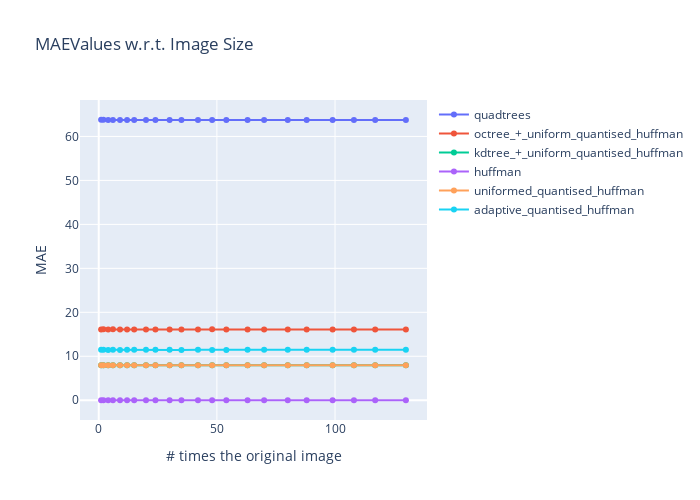

This figure's notebook cell:
### Code cell
plot_image(pixel_counts, maeValues, "MAEValues w.r.t. Image Size", "MAE")

### Figure 1 — Plotly figure (JSON) as saved in the notebook; plotly's stock layout.template omitted (floating-point values rounded to 4 significant figures)
{"data": [{"mode": "lines+markers", "name": "quadtrees", "type": "scatter", "x": [1, 2, 4, 6, 9, 12, 15, 20, 24, 30, 35, 42, 48, 54, 63, 70, 80, 88, 99, 108, 117, 130], "y": [63.78, 63.8, 63.72, 63.76, 63.76, 63.76, 63.76, 63.74, 63.75, 63.76, 63.75, 63.75, 63.75, 63.75, 63.75, 63.74, 63.75, 63.75, 63.74, 63.76, 63.75, 63.75]}, {"mode": "lines+markers", "name": "octree_+_uniform_quantised_huffman", "type": "scatter", "x": [1, 2, 4, 6, 9, 12, 15, 20, 24, 30, 35, 42, 48, 54, 63, 70, 80, 88, 99, 108, 117, 130], "y": [16.12, 16.12, 16.11, 16.12, 16.11, 16.11, 16.12, 16.11, 16.12, 16.11, 16.12, 16.12, 16.12, 16.12, 16.12, 16.11, 16.12, 16.12, 16.12, 16.12, 16.12, 16.12]}, {"mode": "lines+markers", "name": "kdtree_+_uniform_quantised_huffman", "type": "scatter", "x": [1, 2, 4, 6, 9, 12, 15, 20, 24, 30, 35, 42, 48, 54, 63, 70, 80, 88, 99, 108, 117, 130], "y": [7.98, 7.972, 7.97, 7.972, 7.971, 7.974, 7.972, 7.972, 7.971, 7.973, 7.974, 7.972, 7.972, 7.973, 7.974, 7.973, 7.972, 7.972, 7.973, 7.972, 7.972, 7.973]}, {"mode": "lines+markers", "name": "huffman", "type": "scatter", "x": [1, 2, 4, 6, 9, 12, 15, 20, 24, 30, 35, 42, 48, 54, 63, 70, 80, 88, 99, 108, 117, 130], "y": [0, 7.111e-06, 4.133e-05, 1.689e-05, 2.212e-05, 0, 0, 0, 5.704e-06, 0, 7.213e-06, 1.397e-06, 0, 2.403e-06, 1.665e-06, 0, 3.333e-07, 3.798e-06, 3.089e-06, 1.597e-06, 2.34e-06, 1.258e-06]}, {"mode": "lines+markers", "name": "uniformed_quantised_huffman", "type": "scatter", "x": [1, 2, 4, 6, 9, 12, 15, 20, 24, 30, 35, 42, 48, 54, 63, 70, 80, 88, 99, 108, 117, 130], "y": [7.98, 7.972, 7.97, 7.972, 7.971, 7.974, 7.972, 7.972, 7.971, 7.973, 7.974, 7.972, 7.972, 7.973, 7.974, 7.973, 7.972, 7.972, 7.973, 7.972, 7.972, 7.973]}, {"mode": "lines+markers", "name": "adaptive_quantised_huffman", "type": "scatter", "x": [1, 2, 4, 6, 9, 12, 15, 20, 24, 30, 35, 42, 48, 54, 63, 70, 80, 88, 99, 108, 117, 130], "y": [11.46, 11.46, 11.45, 11.46, 11.46, 11.46, 11.46, 11.46, 11.46, 11.46, 11.46, 11.46, 11.46, 11.46, 11.46, 11.46, 11.46, 11.46, 11.46, 11.46, 11.46, 11.46]}], "layout": {"height": 500, "showlegend": true, "title": {"text": "MAEValues w.r.t. Image Size"}, "width": 700, "xaxis": {"autorange": true, "range": [-8.071, 139.1], "title": {"text": "# times the original image"}, "type": "linear"}, "yaxis": {"autorange": true, "range": [-4.492, 68.29], "title": {"text": "MAE"}, "type": "linear"}}}
